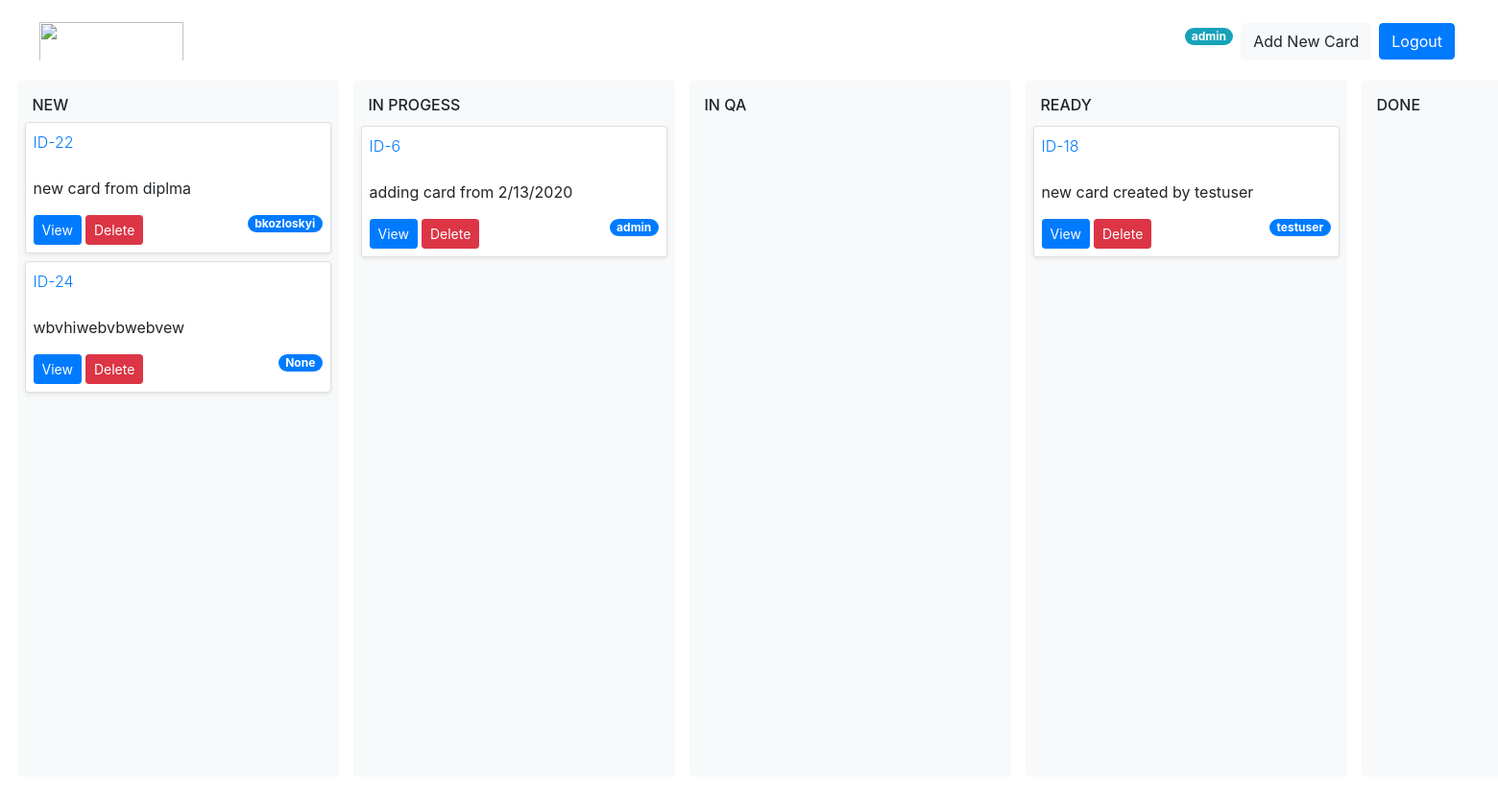
The app's page / (signed in) with its own data.
### mainapp/models.py (models this page shows, shortened)
class Card(models.Model):
    name = models.CharField(max_length=30)
    description = models.TextField()
    creator = models.ForeignKey(User, related_name='creator', on_delete=models.CASCADE)
    assignee = models.ForeignKey(User, related_name='assignee', on_delete=models.CASCADE, blank=True, null=True)
    date = models.DateTimeField(auto_now_add=True)
    date_edited = models.DateTimeField(auto_now_add=True, blank=True, null=True)
    status = models.CharField(max_length=12, choices=STATUSES, default=NEW)

### mainapp/views.py (the view)
# urls.py: path('', IndexListView.as_view(), name='index'),
class IndexListView(ListView):
    model = Card
    template_name = 'index.html'
    def get_context_data(self, **kwargs):
        context =  super(IndexListView, self).get_context_data(**kwargs)
        context['form'] = CardCreateForm(request=self.request)
        context['new_list'] = Card.objects.filter(status="NW")
        context['in_progress_list'] = Card.objects.filter(status="INP")
        context['in_qa_list'] = Card.objects.filter(status="INQ")
        context['ready_list'] = Card.objects.filter(status="RD")
        context['done_list'] = Card.objects.filter(status="DN")
        context['users_list'] = User.objects.all()
        return context

### templates/index.html (shortened to what this page needs)
{% extends 'base.html' %}
{% block index %}
<div class="container-fluid">{% include 'navbar.html' %}</div>
<div class="container-fluid">
    <div class="row flex-nowrap">
      <div id="NW" class="col list" ondrop="drop(event, this)" ondragover="allowDrop(event)">
        <div class="bg-light rounded list-body">
          <h6 class="text-uppercase text-truncate pt-3 px-3">New</h6>
          <div class="ded px-2">
            {% for newcard in new_list %}
            <div id="{{ newcard.id }}" draggable="true" ondragstart="drag(event)" class="card shadow-sm rounded mb-2">
              <div id="senduserobject" user="{{ user }}" class="card-body p-2">
                <div class="card-title">
                  <a href="{% url 'card_update' newcard.id %}" class="font-weight-light">ID-{{ newcard.id }}</a>
                  <p class="card-text mt-4">{{ newcard.name }}</p>
                  <p><span class="badge badge-pill badge-primary float-right">{{ newcard.assignee }}</span></p>
                </div>
                <div class="btn-toolbar pull-right">
                  <a id="updatecardurl" type="button" class="btn btn-primary btn-sm mr-1" href="{% url 'card_update' newcard.id %}">View</a>
                  <form method="post" action="{% url 'card_delete' newcard.id %}">
                    <button type="submit" class="btn btn-danger btn-sm mr-1">Delete</button>
                  </form>
                </div>
                </div>
            </div>
            {% endfor %}
          </div>
        </div>
      </div>
      <div id="INP" class="col list" ondrop="drop(event, this)" ondragover="allowDrop(event)">
        <div class="bg-light rounded list-body">
          <h6 class="card-title text-uppercase text-truncate pt-3 px-3">In progess</h6>
          <div class="ded px-2">
            {% for inpcard in in_progress_list %}
            <div id="{{ inpcard.id }}" draggable="true" ondragstart="drag(event)" class="card shadow-sm rounded mb-2">
              <div id="senduserobject" user="{{ user }}" class="card-body p-2">
                <div class="card-title">
                  <a href="{% url 'card_update' inpcard.id %}" class="font-weight-light">ID-{{ inpcard.id }}</a>
                  <p class="card-text mt-4">{{ inpcard.name }}</p>
                  <p><span class="badge badge-pill badge-primary float-right">{{ inpcard.assignee }}</span></p>
                </div>
                <div class="btn-toolbar pull-right">
                  <a id="updatecardurl" type="button" class="btn btn-primary btn-sm mr-1" href="{% url 'card_update' inpcard.id %}">View</a>
                  <form method="post" action="{% url 'card_delete' inpcard.id %}">
                    <button type="submit" class="btn btn-danger btn-sm mr-1">Delete</button>
                  </form>
                </div>
                </div>
            </div>
            {% endfor %}
          </div>
        </div>
      </div>
      <div id="INQ" class="col list" ondrop="drop(event, this)" ondragover="allowDrop(event)">
        <div class="bg-light rounded list-body">
          <h6 class="card-title text-uppercase text-truncate pt-3 px-3">In QA</h6>
          <div class="ded px-2">
          </div>
        </div>
      </div>
      <div id="RD" class="col list" ondrop="drop(event, this)" ondragover="allowDrop(event)">
        <div class="bg-light rounded list-body">
          <h6 class="card-title text-uppercase text-truncate pt-3 px-3">Ready</h6>
          <div class="ded px-2">
            {% for readycard in ready_list %}
            <div id="{{ readycard.id }}" draggable="true" ondragstart="drag(event)" class="card shadow-sm rounded mb-2">
              <div id="senduserobject" user="{{ user }}" class="card-body p-2">
                <div class="card-title">
                  <a href="{% url 'card_update' readycard.id %}" class="font-weight-light">ID-{{ readycard.id }}</a>
                  <p class="card-text mt-4">{{ readycard.name }}</p>
                  <p><span class="badge badge-pill badge-primary float-right">{{ readycard.assignee }}</span></p>
                </div>
                <div class="btn-toolbar pull-right">
                  <a id="updatecardurl" type="button" class="btn btn-primary btn-sm mr-1" href="{% url 'card_update' readycard.id %}">View</a>
                  <form method="post" action="{% url 'card_delete' readycard.id %}">
                    <button type="submit" class="btn btn-danger btn-sm mr-1">Delete</button>
                  </form>
                </div>
                </div>
            </div>
            {% endfor %}
          </div>
        </div>
      </div>
      <div id="DN" class="col list" ondrop="drop(event, this)" ondragover="allowDrop(event)">
        <div class="bg-light rounded list-body">
          <h6 class="card-title text-uppercase text-truncate pt-3 px-3">Done</h6>
          <div class="ded px-2">
          </div>
        </div>
      </div>
    </div>
</div>
{% endblock %}

### templates/base.html (shortened to what this page needs)
<!DOCTYPE html>
<html lang="en">
<head>
    {% load static %}
    <link rel="stylesheet" href="https://stackpath.bootstrapcdn.com/bootstrap/4.4.1/css/bootstrap.min.css">
    <link rel="stylesheet" href="{% static 'styles.css' %}">
</head>
<body>
    {% block index %}
    {% endblock %}
</body>
</html>

### templates/navbar.html (shortened to what this page needs)
<nav class="navbar sticky-top navbar-expand-lg navbar-light">
    <a href="/"><img class="navbar-brand" src="https://d2k1ftgv7pobq7.cloudfront.net/meta/u/res/images/brand-assets/Logos/0099ec3754bf473d2bbf317204ab6fea/trello-logo-blue.png" width="150px" height="50px"></img></a>
    <div class="collapse navbar-collapse" id="navbarSupportedContent">
        <ul class="navbar-nav ml-auto">
            <li class="nav-item mx-1 active">
              {% if user.is_superuser %}
              <span class="badge badge-pill badge-info">{{ user.username }}</span>
              {% else %}
              <span class="badge badge-pill badge-light">{{ user.username }}</span>
              {% endif %}
            </li>
            <li class="nav-item mx-1">
              <button type="button" class="btn btn-light" data-toggle="modal" data-target="#exampleModal">
                Add New Card
              </button>
            </li>
            <li class="nav-item mx-1 active">
                <a class="btn btn-primary" href="{% url 'logout' %}" role="button">Logout</a>
            </li>
        </ul>
    </div>
</nav>

### mainapp/static/styles.css (style rules this page uses)
.list { min-width: 350px; padding: 7.5px; }
.list-body { height: calc(100vh - 75px); }
.ded { height: calc(100vh - 135px); overflow-y: scroll; }
body { padding: 10px; }

### records on screen
Card: id "22", name "new card from diplma", assignee "bkozloskyi"
Card: id "24", name "wbvhiwebvbwebvew", assignee "None"
Card: id "6", name "adding card from 2/13/2020", assignee "admin"
Card: id "18", name "new card created by testuser", assignee "testuser"

### other values on screen
{{ user.username }} "admin"
